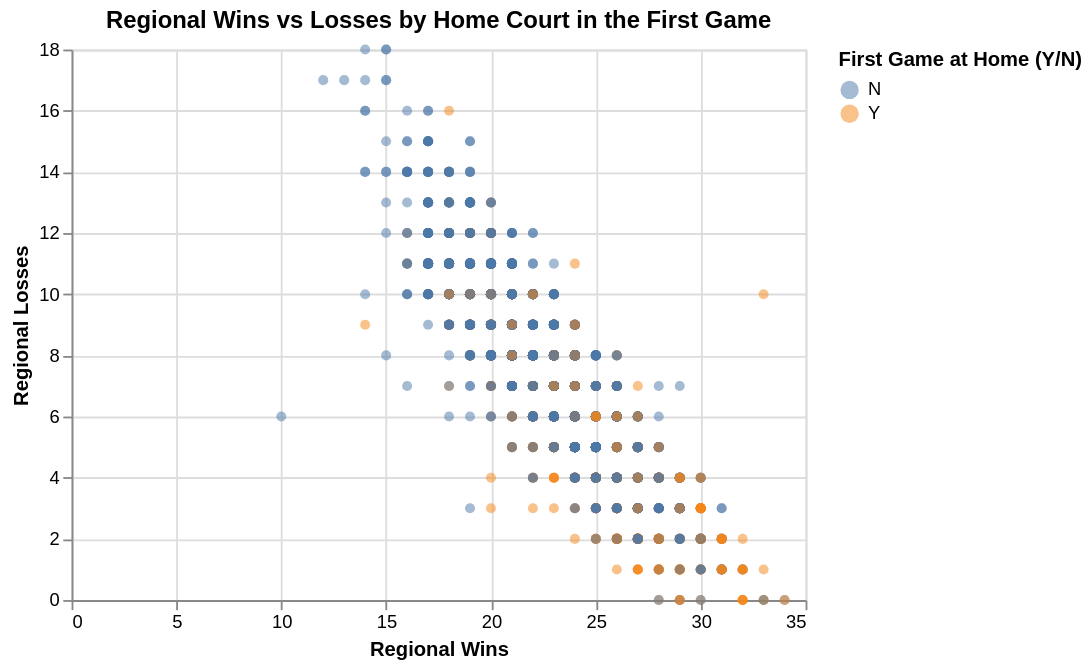

This figure's notebook cell:
### Markdown cell above
This scatterplot shows regional wins vs regional losses, coloured by whether the team played their first game at home or not. It is relevant because both variables are our predictors. If the home-court teams cluster in the high-wins, low-losses corner, the two predictors together can separate the classes, which supports using them in the model.

### Code cell
viz2 = alt.Chart(basketball_data_tidy).mark_circle(opacity=0.5).encode(
    x=alt.X("reg_wins:Q", title="Regional Wins"),
    y=alt.Y("reg_losses:Q", title="Regional Losses"),
    color=alt.Color("first_game_at_home:N", title="First Game at Home (Y/N)")
).properties(
    title="Regional Wins vs Losses by Home Court in the First Game",
    width=400,
    height=300
)
viz2

### Figure 1 — Vega-Lite specification as saved in the notebook (floating-point values rounded to 4 significant figures; data arrays with more than 128 entries replaced by an {"elided": "..."} marker saying what was removed)
{"config": {"view": {"continuousWidth": 300, "continuousHeight": 300}}, "data": {"name": "data-c567b3bebc29907a37d30b5965d94622"}, "mark": {"type": "circle", "opacity": 0.5}, "encoding": {"color": {"field": "first_game_at_home", "title": "First Game at Home (Y/N)", "type": "nominal"}, "x": {"field": "reg_wins", "title": "Regional Wins", "type": "quantitative"}, "y": {"field": "reg_losses", "title": "Regional Losses", "type": "quantitative"}}, "height": 300, "title": "Regional Wins vs Losses by Home Court in the First Game", "width": 400, "$schema": "https://vega.github.io/schema/vega-lite/v5.20.1.json", "datasets": {"data-c567b3bebc29907a37d30b5965d94622": {"elided": "2092 records"}}}
